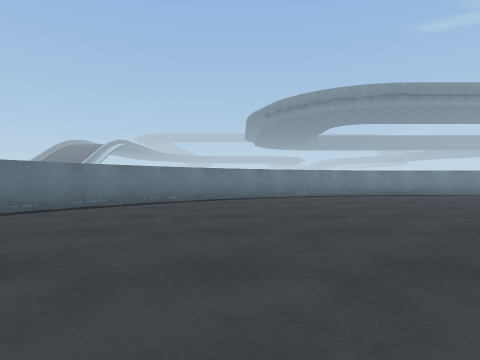
View 1 (above)

24 first-person views from a walk through a scene from a Unity 3-D project. The camera is 0.55 m above the floor, looks level and sees 75° across. The floor is counted in squares, 1 m on a side. Each view is taken from the middle of a square. On the plan, view 1 faces up. The plan holds only what a view shows up to about 9 squares ahead; the rest is blank. The place goes on beyond the plan. Some animated figures are not drawn.

View 2
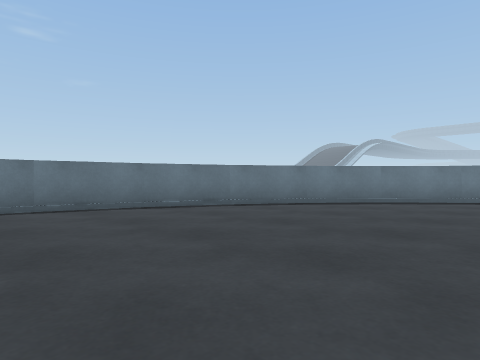

View 3
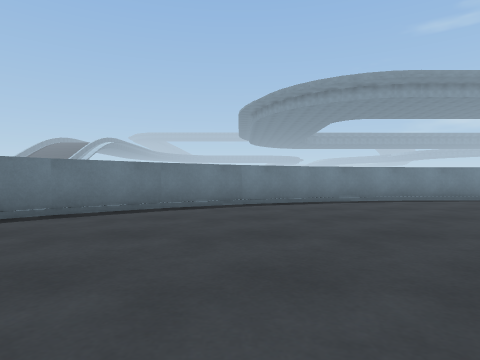

View 4
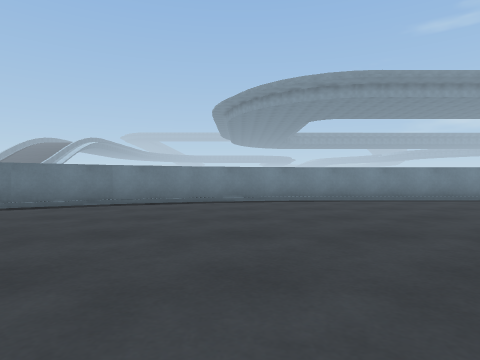

View 5
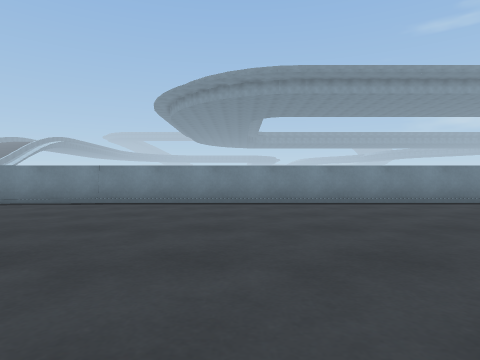

View 6
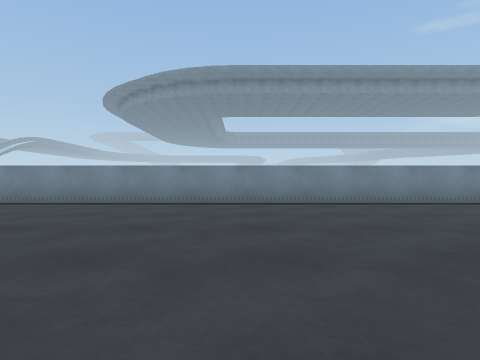

View 7
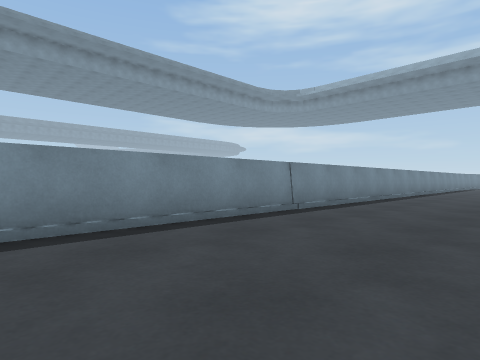

View 8
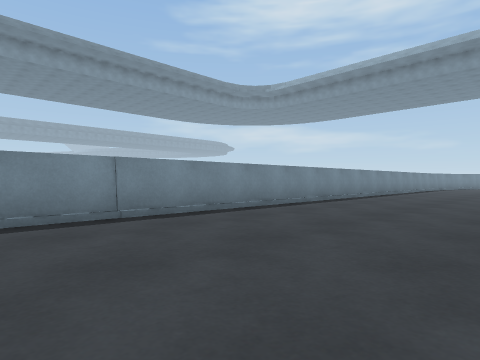

View 9
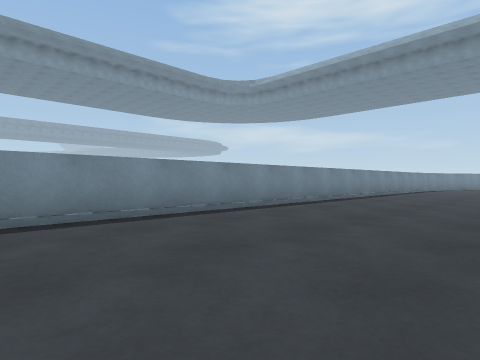

View 10
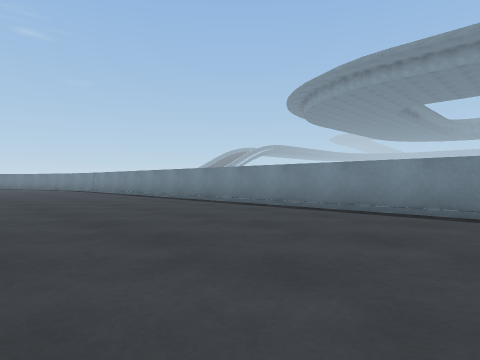

View 11
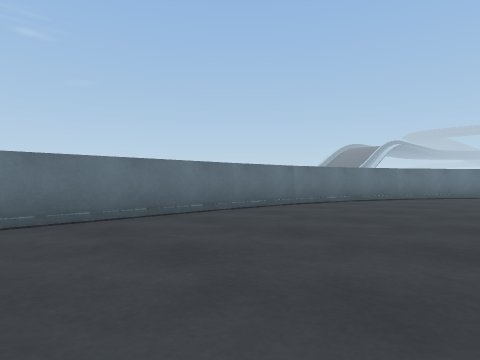

View 12
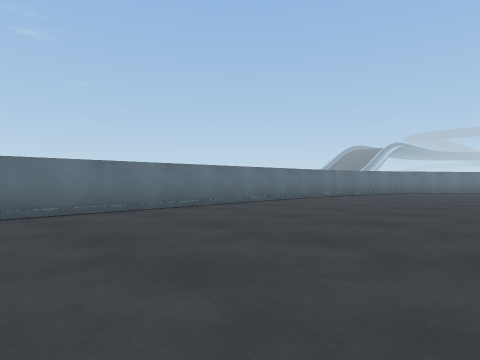

View 13
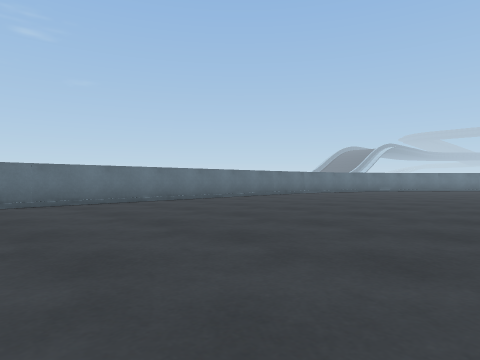

View 14
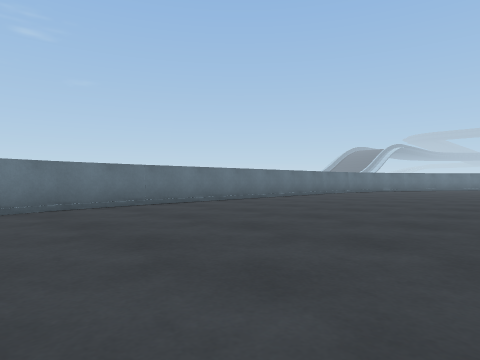

View 15
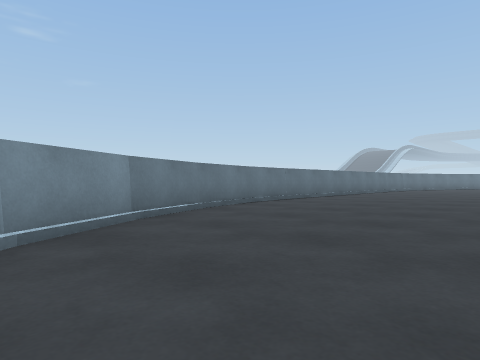

View 16
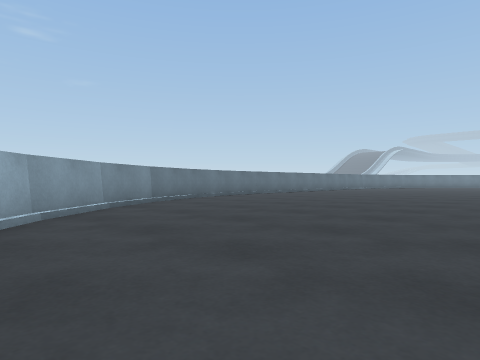

View 17
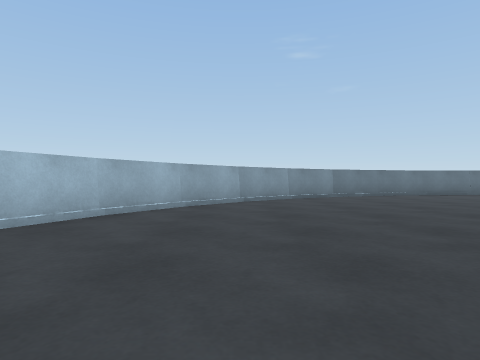

View 18
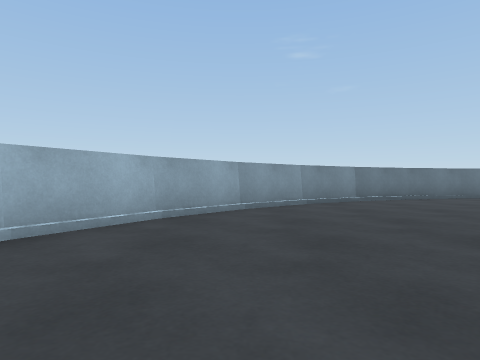

View 19
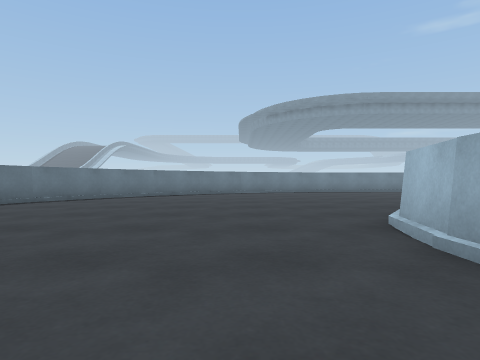

View 20
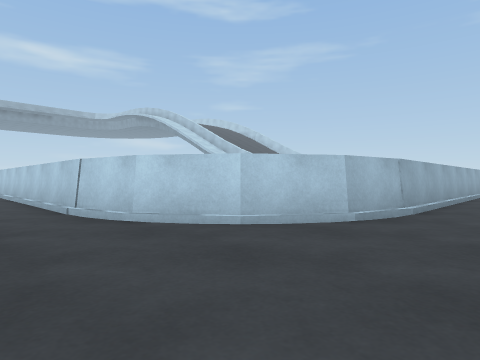

View 21
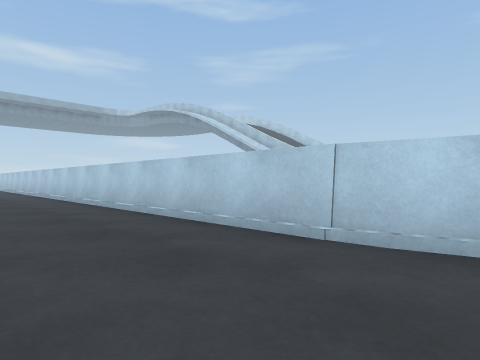

View 22
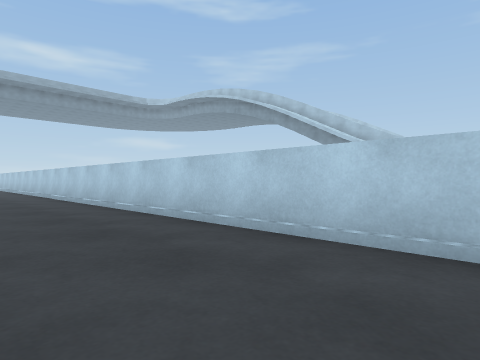

View 23
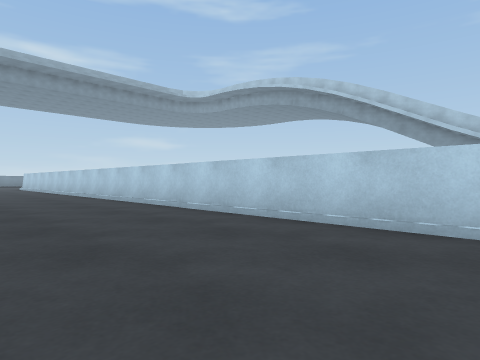

View 24
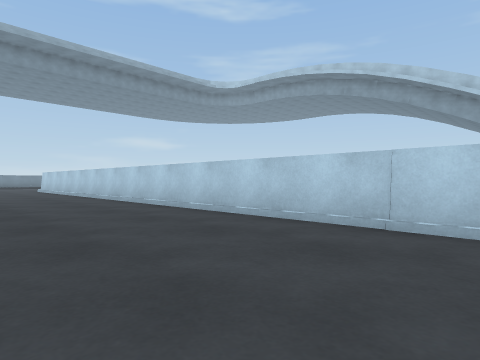

### Floor plan
Points are (right, up) in squares from view 1. A wall is a line through its corners. A room is listed if a view was taken in it or the views show most of it. See-through windows are left out.
Room 1 (views 1, 2, 3, 4, 5, 6, 7, 8, 9, 10, 11, 12, 13, 14, 15, 16, 17, 18, 19, 20, 21, 22, 23, 24)
walls: (6.4, 3.3) (30, 3.3); (2.7, -0.5) (3, 0.8) (3.9, 2.1) (5.1, 2.9) (6.6, 3.3); (4.7, 11.4) (2.7, 11); (2.9, 11) (1, 10.2); (1.1, 10.3) (-0.6, 9.2); (-0.5, 9.3) (-2, 8); (2.7, -6.1) (2.7, -0.4); (-2, 8.1) (-3.3, 6.6); (-3.2, 6.6) (-4.3, 4.9); (-4.2, 5) (-5, 3.2); (-5, 3.3) (-5.5, 1.2); (-5.6, 1.4) (-5.6, -10.4); (30.2, 11.6) (4.6, 11.6); (-5.5, -10.3) (-5, -12.2) (-4.2, -14); (-4.3, -13.9) (-3.3, -15.6); (-3.3, -15.5) (-2, -17) (-0.5, -18.3); (-0.7, -18.2) (1.1, -19.3); (1, -19.2) (1.8, -19.6)
low walls: (5, 3.1) (6.4, 3.4); (3.5, 1.9) (3.8, 2.3); (2.9, 0.9) (3.3, 1.5); (2.6, -1.9) (2.6, -0.4); (-0.5, 9.1) (-1.3, 8.5); (-1.5, 8.3) (-1.9, 7.9); (-1.9, 8) (-3.2, 6.4); (-3.5, 5.9) (-4.2, 4.8); (-4.8, 3.1) (-5.2, 1.4); (-5.2, -10.5) (-5, -11.4); (-5, -11.6) (-4.8, -12.2); (0.1, -18.5) (1.1, -19.1)

Positions as (right, up) in squares from view 1, and headings:
1: (0, 0), facing up
2: (1, 0), facing up-left
3: (1, 3), facing up
4: (4, 3), facing up
5: (10, 4), facing up
6: (15, 4), facing up
7: (17, 8), facing up-right
8: (20, 7), facing up-right
9: (22, 7), facing up-right
10: (22, 6), facing up-left
11: (-1, -5), facing up-left
12: (0, -9), facing up-left
13: (2, -10), facing up-left
14: (1, -12), facing up-left
15: (0, -16), facing up-left
16: (3, -18), facing up-left
17: (6, -17), facing left
18: (4, -17), facing left
19: (1, -3), facing up
20: (1, 5), facing down-right
21: (5, 6), facing down-right
22: (12, 6), facing down-right
23: (17, 7), facing down-right
24: (21, 7), facing down-right
